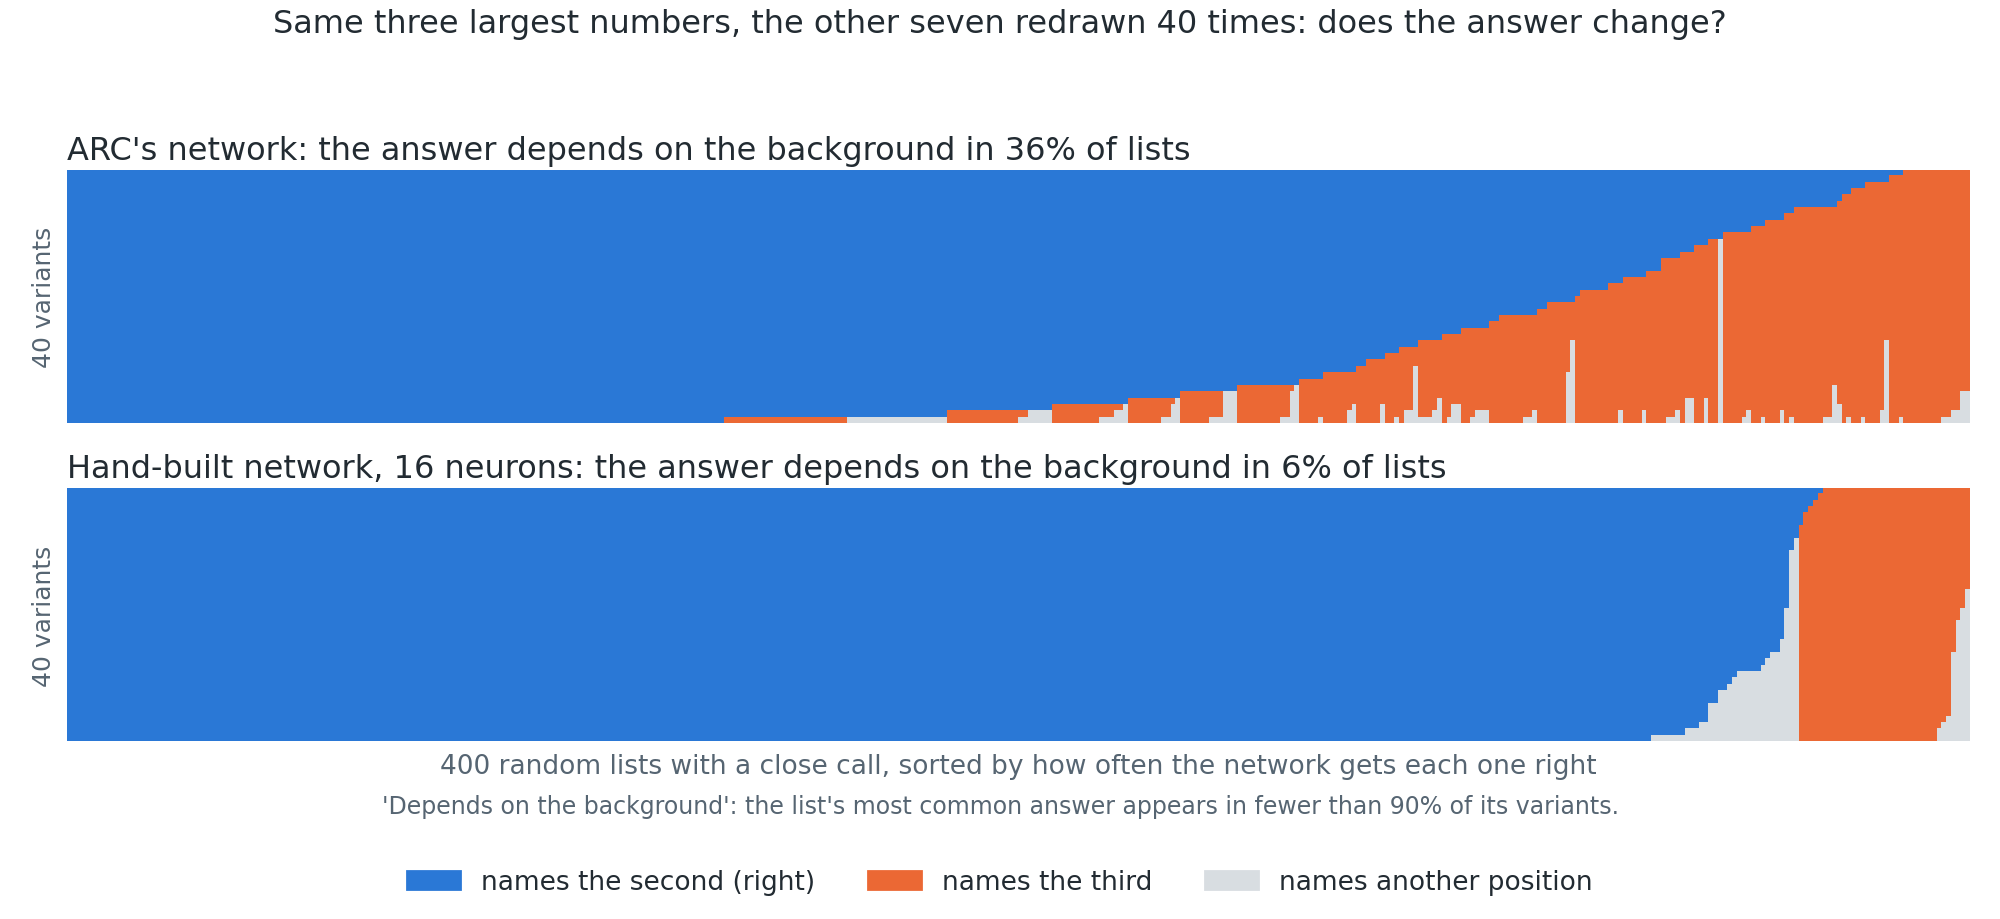

The Python source for this figure:
"""Sorted dense mosaic, second version: same 400 lists and 40 variants as fig_mosaic_dense.py (seed 11). Within each
list the variants are sorted by answer (right on top, then the third, then another position), and lists are sorted by
their share of right answers, then of the third. Each column then shows that list's answer shares. A list whose
answer is decided by the three largest numbers is a single colour; a mixed column means the background matters."""
import numpy as np, matplotlib
matplotlib.use("Agg"); import matplotlib.pyplot as plt
exec(open("fig_mosaic_dense.py").read().split("INK, MUTED")[0])
from matplotlib.colors import ListedColormap
from matplotlib.patches import Patch
INK, MUTED = "#222b32", "#566572"; cmap = ListedColormap(["#2a78d6", "#eb6834", "#d8dde1"])
fig, axs = plt.subplots(2, 1, figsize=(10, 4.6), facecolor="white")
for ax, (n, g) in zip(axs, G.items()):
    cnt = np.stack([(g == k).sum(1) for k in range(3)], 1)
    o = np.lexsort((-cnt[:, 1], -cnt[:, 0]))
    cols = np.sort(g[o], axis=1)
    mixed = (cnt.max(1) < 0.9 * R).mean()
    ax.imshow(cols.T, cmap=cmap, vmin=-0.5, vmax=2.5, aspect="auto", interpolation="nearest")
    ax.set_title(f"{n}: the answer depends on the background in {100*mixed:.0f}% of lists", fontsize=11.5, color=INK, loc="left", pad=4)
    ax.set_xticks([]); ax.set_yticks([])
    for sp in ax.spines.values(): sp.set_visible(False)
    ax.set_ylabel("40 variants", fontsize=9, color=MUTED)
    print(n, f"mixed {100*mixed:.1f}%  always right {100*(cnt[:,0]==R).mean():.1f}%  always third {100*(cnt[:,1]==R).mean():.1f}%")
axs[1].set_xlabel("400 random lists with a close call, sorted by how often the network gets each one right", fontsize=9.5, color=MUTED)
fig.legend(handles=[Patch(color="#2a78d6", label="names the second (right)"), Patch(color="#eb6834", label="names the third"),
                    Patch(color="#d8dde1", label="names another position")], loc="lower center", ncol=3, frameon=False, fontsize=9.5, labelcolor=INK)
fig.suptitle("Same three largest numbers, the other seven redrawn 40 times: does the answer change?", fontsize=11.5, color=INK, y=0.99)
fig.text(0.5, 0.115, "'Depends on the background': the list's most common answer appears in fewer than 90% of its variants.", ha="center", fontsize=8.5, color=MUTED)
fig.tight_layout(rect=(0, 0.12, 1, 0.95)); fig.savefig("fig_mosaic_dense_sorted2.png", dpi=200, facecolor="white")
print("saved")
